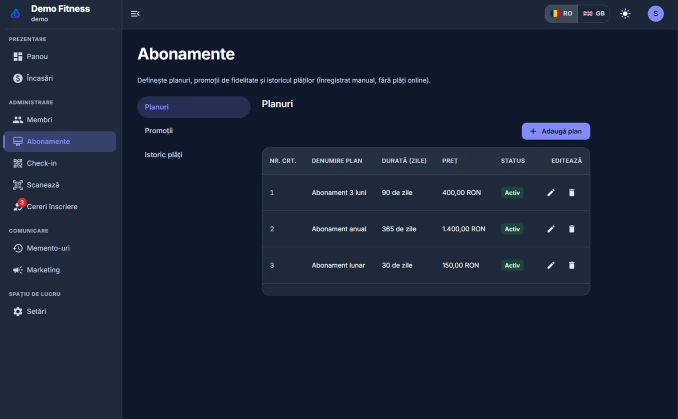
#> input picture assets/screens/abonamente.webp, 1356 x 838 px (shown at 1/2 size); its folder holds only this picture in this run
$ python -i video.py   (imports and definitions only)
#> lines starting #> are read from the running program, lines starting #| are printed output that depends on the picture
"""Turns the rendered slides into a 9:16 reel.

Each 1080x1920 frame is composed once with Pillow (the slide over a blurred,
darkened full-screen copy of itself). ffmpeg then encodes the reel in small
pieces (each slide held still, each swipe between two slides) and joins them
without re-encoding. Feeding every slide into one ffmpeg graph queued the
frames of later slides in memory and got killed at the container's 1 GB.

Audio: a music track from assets/music/ if there is one (rotated by post),
otherwise a silent track (Instagram wants an audio stream). Uses the ffmpeg
bundled with imageio-ffmpeg, so the image needs no system packages."""

from __future__ import annotations

import asyncio
import logging
import subprocess
import tempfile
from pathlib import Path

from PIL import Image, ImageEnhance, ImageFilter

from app.config import ASSETS_DIR

log = logging.getLogger(__name__)

W, H = 1080, 1920
FPS = 30
# [1 line that did not run here, left out]
MUSIC_TYPES = (".mp3", ".m4a", ".aac", ".wav")


class VideoError(RuntimeError):
    pass


# [16 lines left out: functions ffmpeg_exe, music_tracks, pick_music, not called in this run]


def compose_frame(slide: Path, out: Path) -> Path:
    """The slide centred on a blurred, slightly darker full-screen copy of itself."""
#> called with slide = '../../assets/screens/abonamente.webp', out = 'out.png'
    with Image.open(slide) as im:
#> im is the input picture: PIL image 1356x838 RGB; mean R, G, B 25.3, 34.5, 54.5
        im = im.convert("RGB")
        scale = H / im.height
#> scale = 2.29
        bg = im.resize((round(im.width * scale), H), Image.LANCZOS)
        left = (bg.width - W) // 2
#> left = 1013
        bg = bg.crop((left, 0, left + W, H)).filter(ImageFilter.GaussianBlur(40))
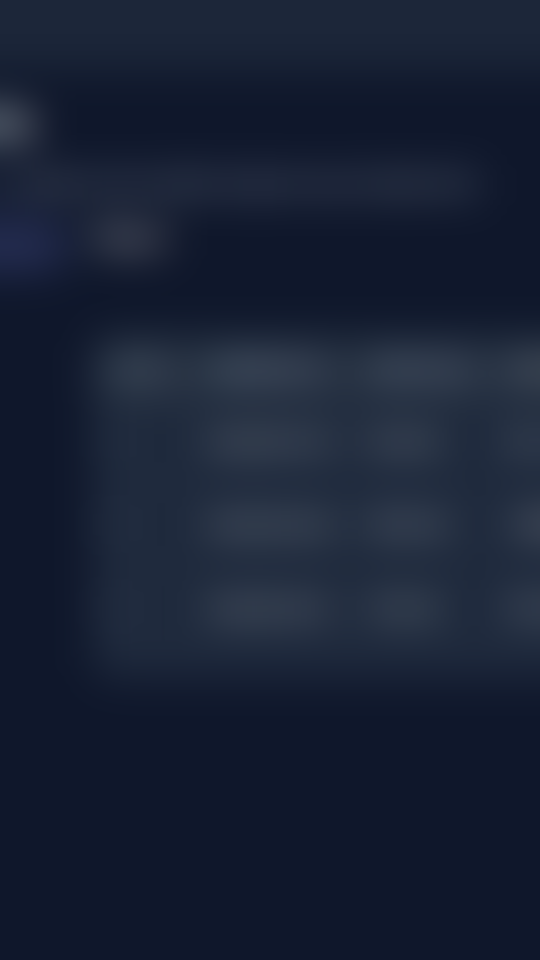
#> bg: PIL image 1080x1920 RGB (shown at 1/2 size); mean R, G, B 23.8, 32.8, 52.2
        bg = ImageEnhance.Brightness(bg).enhance(0.85)
        fg = im.resize((W, round(im.height * W / im.width)), Image.LANCZOS)
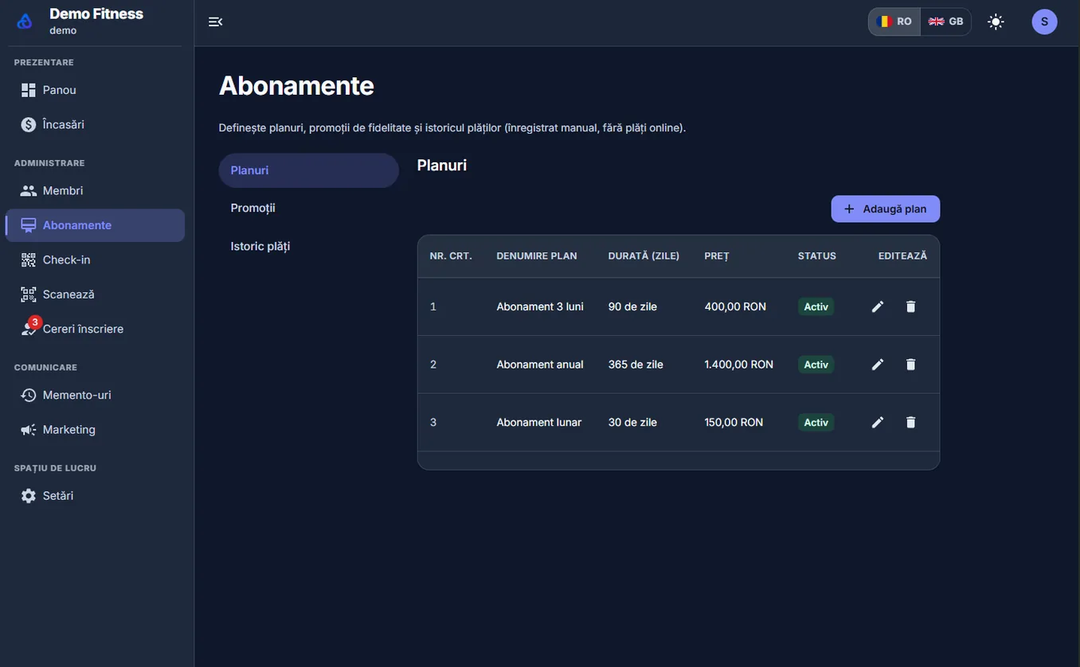
#> fg: PIL image 1080x667 RGB; mean R, G, B 25.3, 34.5, 54.5
        bg.paste(fg, (0, (H - fg.height) // 2))
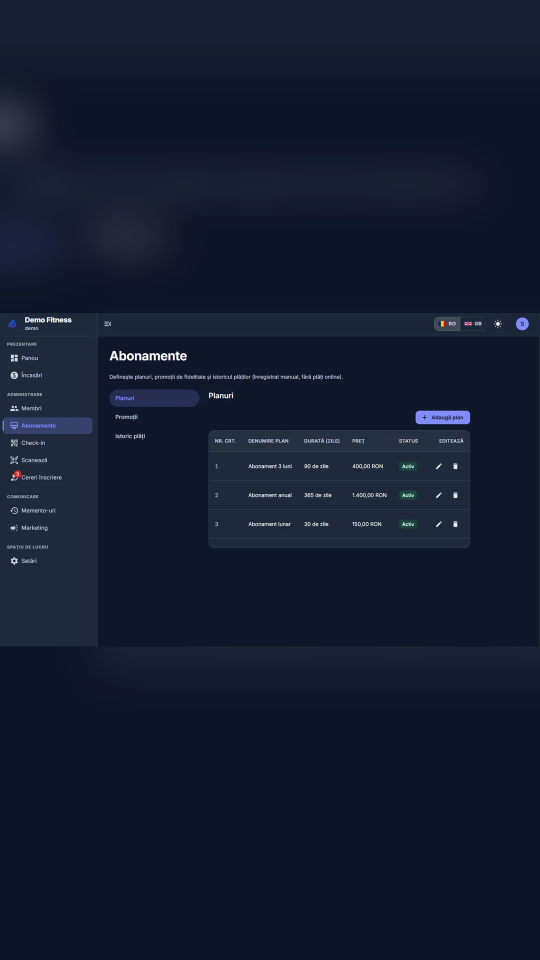
#> bg: PIL image 1080x1920 RGB (shown at 1/2 size); mean R, G, B 18.9, 26.8, 44.8
        bg.save(out, "JPEG", quality=92)
    return out


# Same encoder settings for every piece, so the pieces join without re-encoding.
ENCODE = ["-c:v", "libx264", "-preset", "veryfast", "-crf", "21", "-pix_fmt", "yuv420p", "-color_range", "tv",
          "-r", str(FPS), "-threads", "2", "-video_track_timescale", "15360", "-an"]
PREP = "scale=out_range=tv,format=yuv420p,setsar=1"


# [57 lines left out: functions _run, _hold, _transition, build_reel, not called in this run]


# [7 lines not run here, left out]

>>> result = compose_frame('../../assets/screens/abonamente.webp', 'out.png')

$ run again, on assets/screens/app-abonament.webp
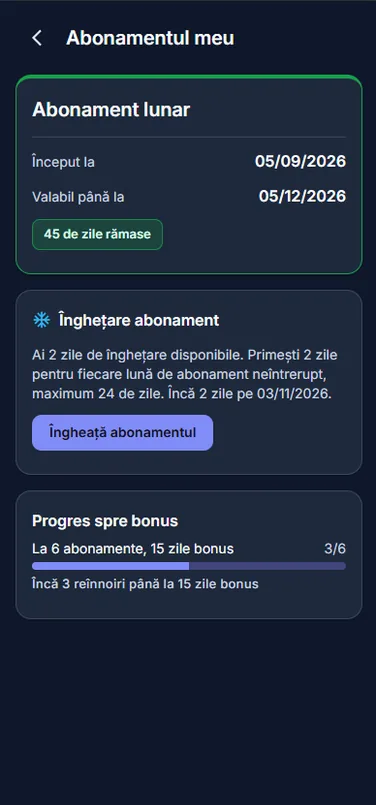
#> input picture assets/screens/app-abonament.webp, 376 x 805 px
#> in compose_frame, im is the input picture: PIL image 376x805 RGB; mean R, G, B 33, 44, 64.1
#> in compose_frame, `bg = bg.crop((left, 0, left + W, H)).filter(ImageFilter.GaussianBlur(4..`:
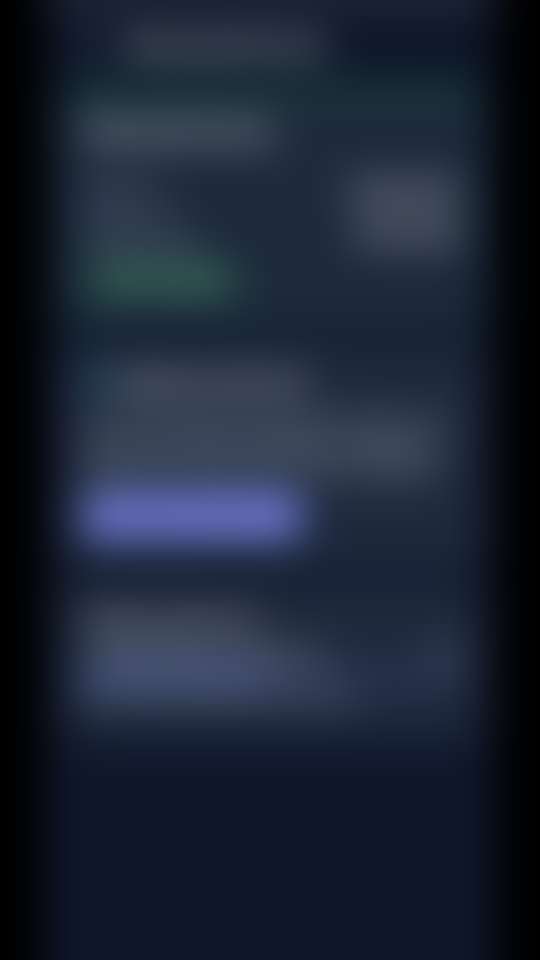
#> bg: PIL image 1080x1920 RGB (shown at 1/2 size); mean R, G, B 27.5, 36.6, 53.3
#> in compose_frame, `bg.paste(fg, (0, (H - fg.height) // 2))`:
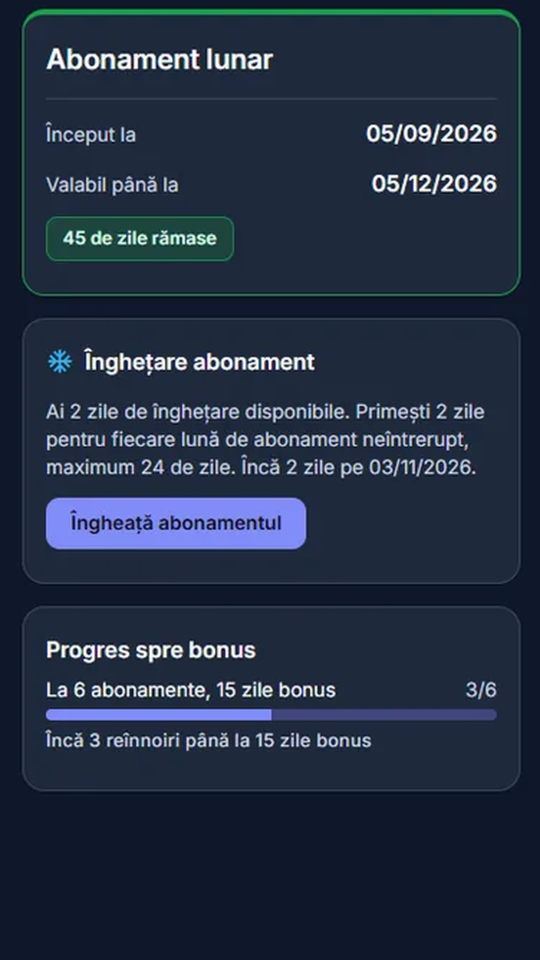
#> bg: PIL image 1080x1920 RGB (shown at 1/2 size); mean R, G, B 35.7, 47.2, 67.5

$ run again, on assets/screens/app-acasa.webp
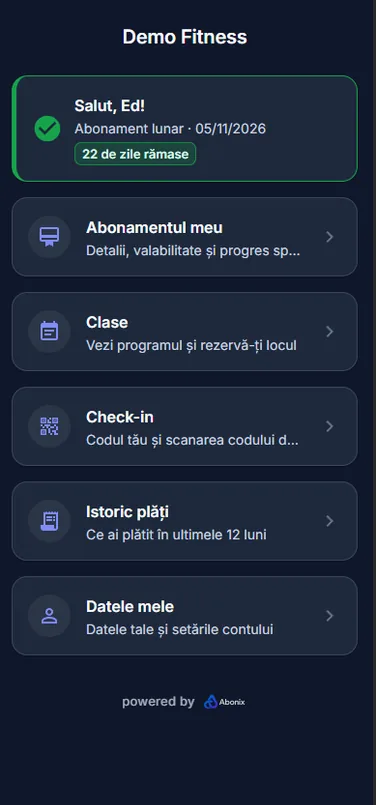
#> input picture assets/screens/app-acasa.webp, 376 x 805 px
#> in compose_frame, im is the input picture: PIL image 376x805 RGB; mean R, G, B 29.8, 40.3, 58.8
#> in compose_frame, `bg = bg.crop((left, 0, left + W, H)).filter(ImageFilter.GaussianBlur(4..`:
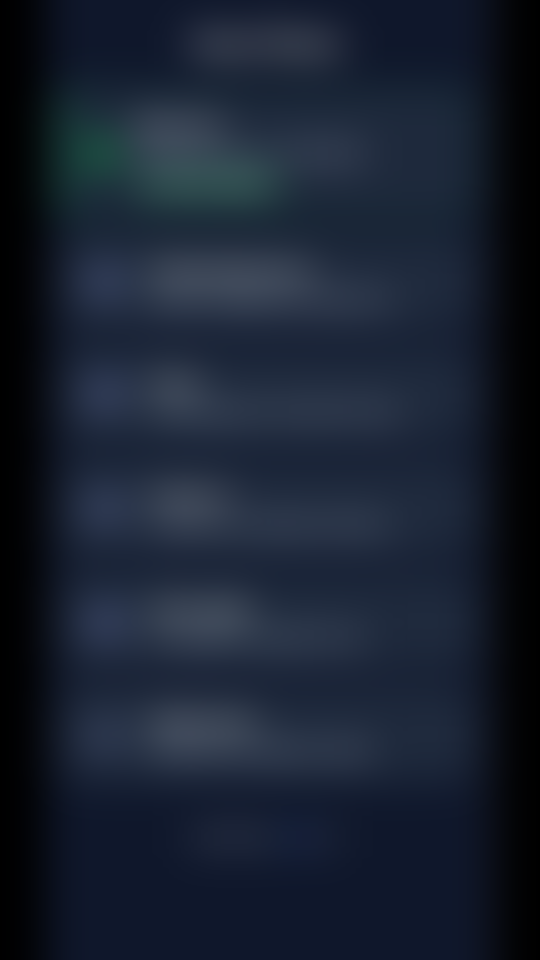
#> bg: PIL image 1080x1920 RGB (shown at 1/2 size); mean R, G, B 24.7, 33.5, 48.8
#> in compose_frame, `bg.paste(fg, (0, (H - fg.height) // 2))`:
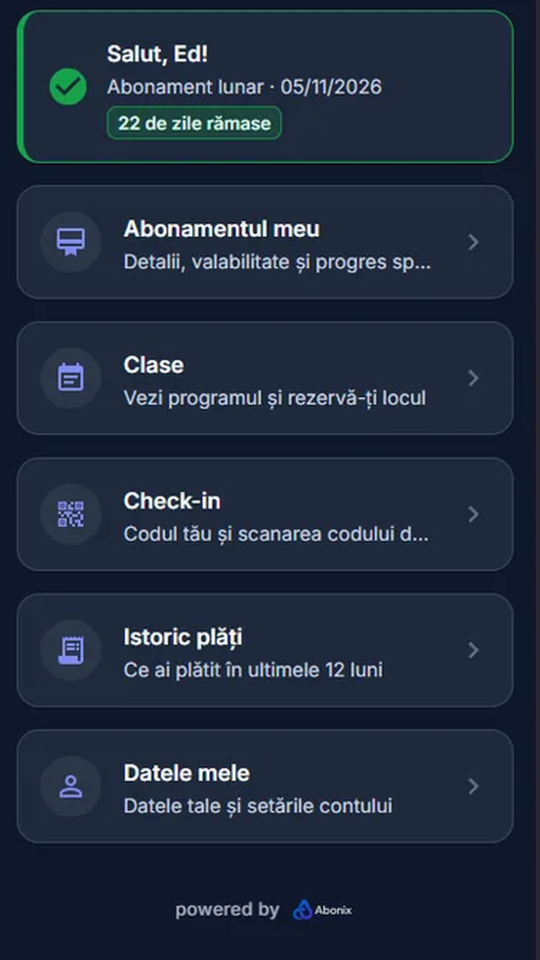
#> bg: PIL image 1080x1920 RGB (shown at 1/2 size); mean R, G, B 32, 43.2, 61.4
